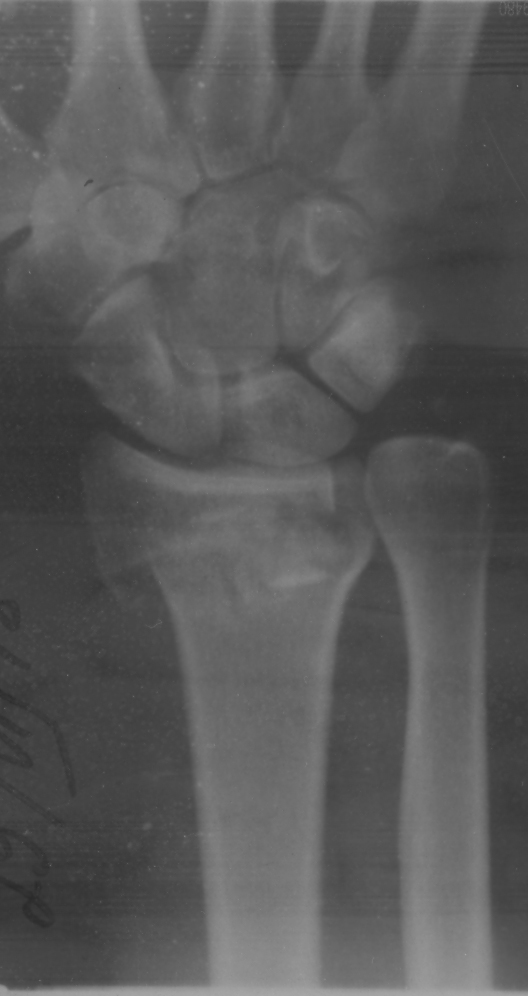
#> input picture obrab _izobr/hz/evgeniy/Labs/Lab1/img/init/01.jpg, 528 x 996 px
$ python Lab1.py
#> lines starting #> are read from the running program, lines starting #| are printed output that depends on the picture; after the words box and inside, x2 and y2 are one past the last pixel; in counts of white or black regions, pixels touching at a corner belong together; pictures that were not available may be replaced by others from this repository, and a replacement may not be noted
import numpy as np
import cv2
import scipy as sp
import matplotlib.pyplot as plt
from skimage.io import imread, imshow, imsave
from skimage import data, img_as_float

# Изображения

# 1. Подобрать изображения (из практической 2)
INIT_IMG_1 = cv2.imread('img/init/01.jpg')
#> INIT_IMG_1 is the input picture: shape (996, 528, 3); min 42, max 168, mean 88.7
INIT_IMG_2 = cv2.imread('img/init/02.tif')
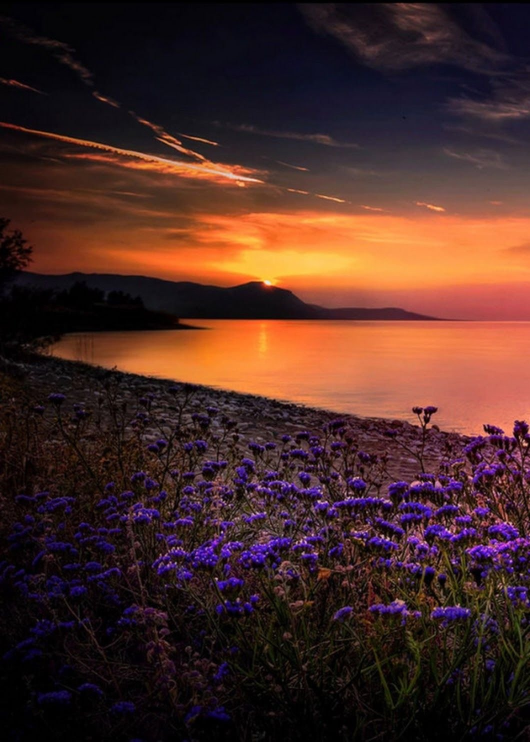
#> input picture obrab _izobr/hz/PR2 img/02.jpg, 1060 x 1484 px, given in place of 02.tif, which was not available (shown at 1/2 size)
#> INIT_IMG_2 is the input picture: shape (1484, 1060, 3); mean B, G, R 37.8, 42.9, 73.8
INIT_IMG_3 = cv2.imread('img/init/03.jpg')
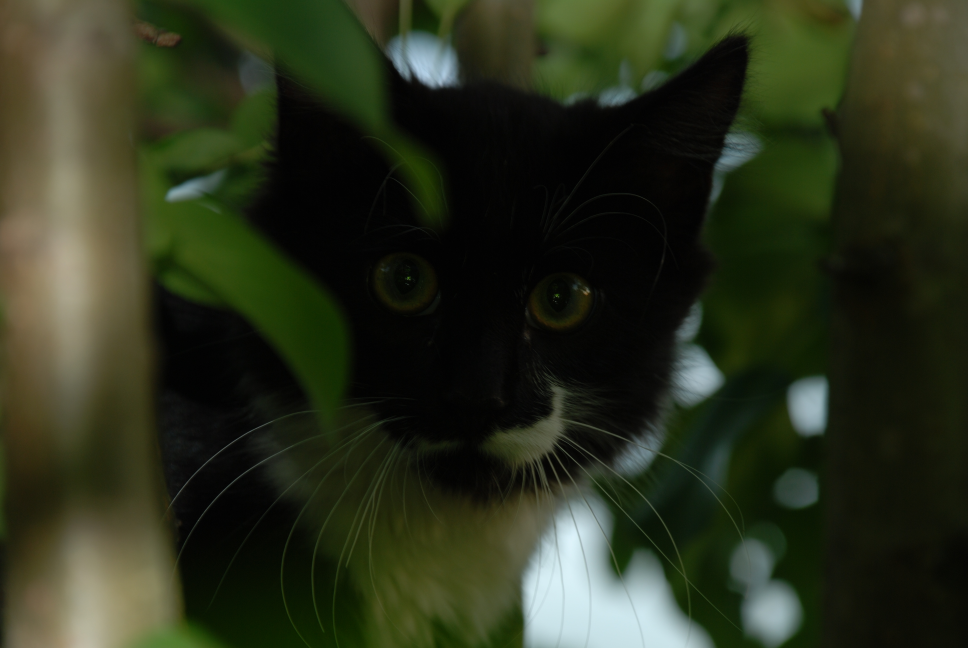
#> input picture obrab _izobr/hz/evgeniy/Labs/Lab1/img/init/03.JPG, 3872 x 2592 px, found by its file name (shown at 1/4 size)
#> INIT_IMG_3 is the input picture: shape (2592, 3872, 3); mean B, G, R 28.9, 48.8, 42.8

# 2. Перевести изображения в черно-белые
GRAY_IMG_1 = cv2.cvtColor(INIT_IMG_1.copy(), cv2.COLOR_BGR2GRAY)
GRAY_IMG_2 = cv2.cvtColor(INIT_IMG_2.copy(), cv2.COLOR_BGR2GRAY)
GRAY_IMG_3 = cv2.cvtColor(INIT_IMG_3.copy(), cv2.COLOR_BGR2GRAY)

cv2.imwrite('img/dist/1/GRAY_IMG_1.png', GRAY_IMG_1)
cv2.imwrite('img/dist/1/GRAY_IMG_2.png', GRAY_IMG_2)
cv2.imwrite('img/dist/1/GRAY_IMG_3.png', GRAY_IMG_3)

# 3. Вычислить гистограммы

def save_fig(fig, path=''):
    plt.plot(fig)
    plt.savefig(path)
    plt.close()

# Построить гистограмму изображения

GIST_GRAY_1 = cv2.calcHist([GRAY_IMG_1], [0], None, [256], [0, 256])
#> GIST_GRAY_1 = 256 values, max 12984 at index 68, min 0 at index 0, mean 2054.2
GIST_GRAY_2 = cv2.calcHist([GRAY_IMG_2], [0], None, [256], [0, 256])
#> GIST_GRAY_2 = 256 values, max 50949 at index 1, min 0 at index 234, mean 6144.7
GIST_GRAY_3 = cv2.calcHist([GRAY_IMG_3], [0], None, [256], [0, 256])
#> GIST_GRAY_3 = 256 values, max 485250 at index 3, min 0 at index 240, mean 39204

save_fig(GIST_GRAY_1, 'img/dist/1/GIST_GRAY_1.png')
save_fig(GIST_GRAY_2, 'img/dist/1/GIST_GRAY_2.png')
save_fig(GIST_GRAY_3, 'img/dist/1/GIST_GRAY_3.png')

# Провести нормализацию
def normalize(in_img):
    hist_before_1, bins_before_1 = np.histogram(in_img, 256)
#> hist_before_1 = 256 values, max 12984 at index 52, min 0 at index 1, mean 2054.2; bins_before_1 = 257 values from 42 to 168
    cdf_1 = hist_before_1.cumsum()
#> cdf_1 = 256 values from 5 to 525888
    cdf_1 = (cdf_1-cdf_1[0])*255/(cdf_1[-1]-1)
#> cdf_1 = 256 values from 0 to 255
    normalized = np.zeros((384, 495, 1), dtype =np.uint8)
    normalized = cdf_1[GRAY_IMG_1]
    return normalized

NORMALIZED_1 = normalize(GRAY_IMG_1)
GIST_NORM_1, bins_after_1 = np.histogram(NORMALIZED_1, 256)
#> GIST_NORM_1 = 256 values, max 25163 at index 67, min 0 at index 1, mean 2054.2; bins_after_1 = 257 values from 28.07 to 243.2
cv2.imwrite('img/dist/2/NORMALIZED_1.png', NORMALIZED_1)

save_fig(GIST_NORM_1, 'img/dist/2/GIST_NORM_1.png.png')

# Эквализация

EQUALIZED_1 = cv2.equalizeHist(GRAY_IMG_1.copy())
cv2.imwrite('img/dist/2/EQUALIZED_1.png', EQUALIZED_1)
GIST_EQ_1 = cv2.calcHist([EQUALIZED_1], [0], None, [256], [0, 256])
#> GIST_EQ_1 = 256 values, max 12984 at index 53, min 0 at index 4, mean 2054.2
save_fig(GIST_EQ_1, 'img/dist/2/GIST_EQ_1.png')

# Город

# Эквализация

def run_histogram_equalization(image, path_img, path_gist):
    # convert from RGB color-space to YCrCb
#> called with path_img = 'img/dist/3/EQUALIZED_2.png', path_gist = 'img/dist/3/GIST_EQ_2.png'
    ycrcb_img = cv2.cvtColor(image, cv2.COLOR_BGR2YCrCb)
#> ycrcb_img: shape (1484, 1060, 3); mean of channels 0, 1, 2 51.6, 143.9, 120.2
    # equalize the histogram of the Y channel
    ycrcb_img[:, :, 0] = cv2.equalizeHist(ycrcb_img[:, :, 0])
#> ycrcb_img: shape (1484, 1060, 3); mean of channels 0, 1, 2 126.4, 143.9, 120.2
    # convert back to RGB color-space from YCrCb
    equalized_img = cv2.cvtColor(ycrcb_img, cv2.COLOR_YCrCb2BGR)
    cv2.imwrite(path_img, equalized_img)
    gist_eq = cv2.calcHist([equalized_img], [2], None, [256], [0, 256])
#> gist_eq = 256 values, max 294545 at index 255, min 0 at index 2, mean 6144.7
    save_fig(gist_eq, path_gist)

run_histogram_equalization(INIT_IMG_2, 'img/dist/3/EQUALIZED_2.png', 'img/dist/3/GIST_EQ_2.png')

# Степенное преобразование

def deg_rgb(img, y):
#> called with y = 0.5
    table = np.array([((i / 255.0) ** y) * 255 for i in np.arange(0,256)]).astype("uint8")
    corrected_gamma = cv2.LUT(img, table)
    return corrected_gamma

DEG_LESS_SAT_2 = deg_rgb(INIT_IMG_2.copy(), 0.5)
cv2.imwrite('img/dist/3/DEG_LESS_SAT_2.png', DEG_LESS_SAT_2)
GIST_DEG_LESS_SAT_2 = cv2.calcHist([DEG_LESS_SAT_2], [2], None, [256], [0, 256])
#> GIST_DEG_LESS_SAT_2 = 256 values, max 39890 at index 253, min 0 at index 1, mean 6144.7
save_fig(GIST_DEG_LESS_SAT_2, 'img/dist/3/GIST_DEG_LESS_SAT_2.png')

# Логарифмическое преобразование
LOG_IMG = INIT_IMG_2
LOG_IMG[LOG_IMG==255]=254 # делаем такое преобразование, чтобы 0 не попал под логарифм
#> LOG_IMG: shape (1484, 1060, 3); 1.15% of pixels changed, all inside (x1, y1, x2, y2) = (323, 339, 1060, 1064)
LOG_IMG_2=np.asarray(np.rint(255*np.log(1+LOG_IMG)/np.log(255)),dtype=np.uint8)
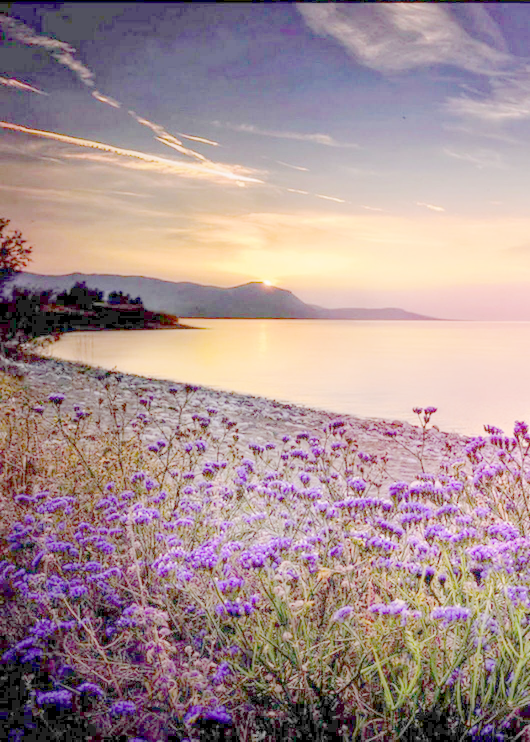
#> LOG_IMG_2: shape (1484, 1060, 3) (shown at 1/2 size); mean B, G, R 145.7, 143.6, 166.4
cv2.imwrite('img/dist/3/GIST_NORM_1.png', LOG_IMG_2) #результат логарифмического преобразования
GIST_LOG_2, bins_log_2 = np.histogram(LOG_IMG_2, 256)
#> GIST_LOG_2 = 256 values, max 156992 at index 0, min 0 at index 1, mean 18434.1; bins_log_2 = 257 values from 0 to 255
save_fig(GIST_LOG_2, 'img/dist/3/GIST_LOG_2.png')

# Кот

# Эквализация

run_histogram_equalization(INIT_IMG_3, 'img/dist/4/EQUALIZED_3.png', 'img/dist/4/GIST_EQ_3.png')
#> call 2 of run_histogram_equalization, with path_img = 'img/dist/4/EQUALIZED_3.png', path_gist = 'img/dist/4/GIST_EQ_3.png'
#> in run_histogram_equalization (call 2), `ycrcb_img = cv2.cvtColor(image, cv2.COLOR_BGR2YCrCb)`: ycrcb_img: shape (2592, 3872, 3); mean of channels 0, 1, 2 44.8, 126.6, 119.1
#> in run_histogram_equalization (call 2), `ycrcb_img[:, :, 0] = cv2.equalizeHist(ycrcb_img[:, :, 0])`: ycrcb_img: shape (2592, 3872, 3); mean of channels 0, 1, 2 129.2, 126.6, 119.1
#> in run_histogram_equalization (call 2), `equalized_img = cv2.cvtColor(ycrcb_img, cv2.COLOR_YCrCb2BGR)`:
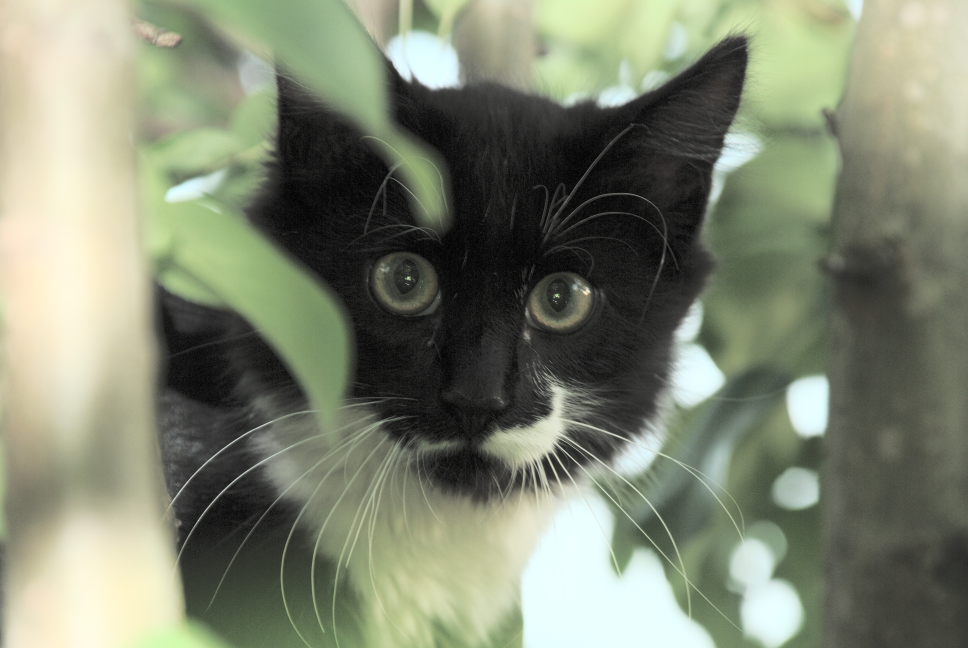
#> equalized_img: shape (2592, 3872, 3) (shown at 1/4 size); mean B, G, R 113, 133.1, 127.2
#> in run_histogram_equalization (call 2), `gist_eq = cv2.calcHist([equalized_img], [2], None, [256], [0, 256])`: gist_eq = 256 values, max 440471 at index 22, min 0 at index 4, mean 39204

# Степенное преобразование

DEG_LESS_SAT_3 = deg_rgb(INIT_IMG_3.copy(), 0.5)
#> call 2 of deg_rgb, with y = 0.5
#> in deg_rgb (call 2), `corrected_gamma = cv2.LUT(img, table)`:
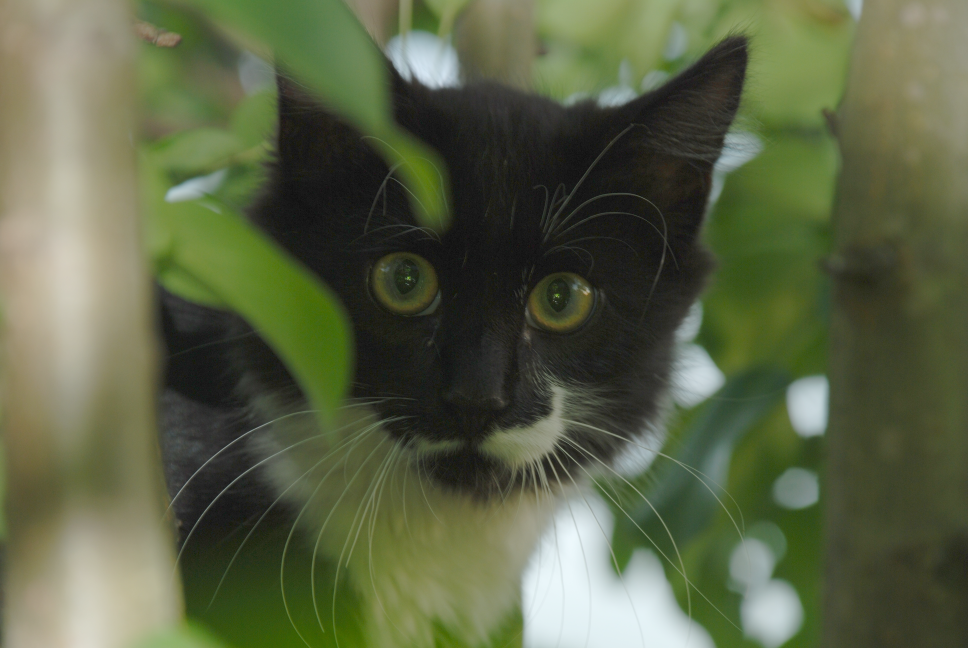
#> corrected_gamma: shape (2592, 3872, 3) (shown at 1/4 size); mean of channels 0, 1, 2 69.9, 98.9, 91.1; drawn as B, G, R
cv2.imwrite('img/dist/4/DEG_LESS_SAT_3.png', DEG_LESS_SAT_3)
GIST_DEG_LESS_SAT_3 = cv2.calcHist([DEG_LESS_SAT_3], [2], None, [256], [0, 256])
#> GIST_DEG_LESS_SAT_3 = 256 values, max 477953 at index 27, min 0 at index 1, mean 39204
save_fig(GIST_DEG_LESS_SAT_3, 'img/dist/4/GIST_DEG_LESS_SAT_3.png')

# Логарифмическое преобразование
LOG_IMG = INIT_IMG_3
LOG_IMG[LOG_IMG==255]=254 # делаем такое преобразование, чтобы 0 не попал под логарифм
LOG_IMG_3=np.asarray(np.rint(255*np.log(1+LOG_IMG)/np.log(255)),dtype=np.uint8)
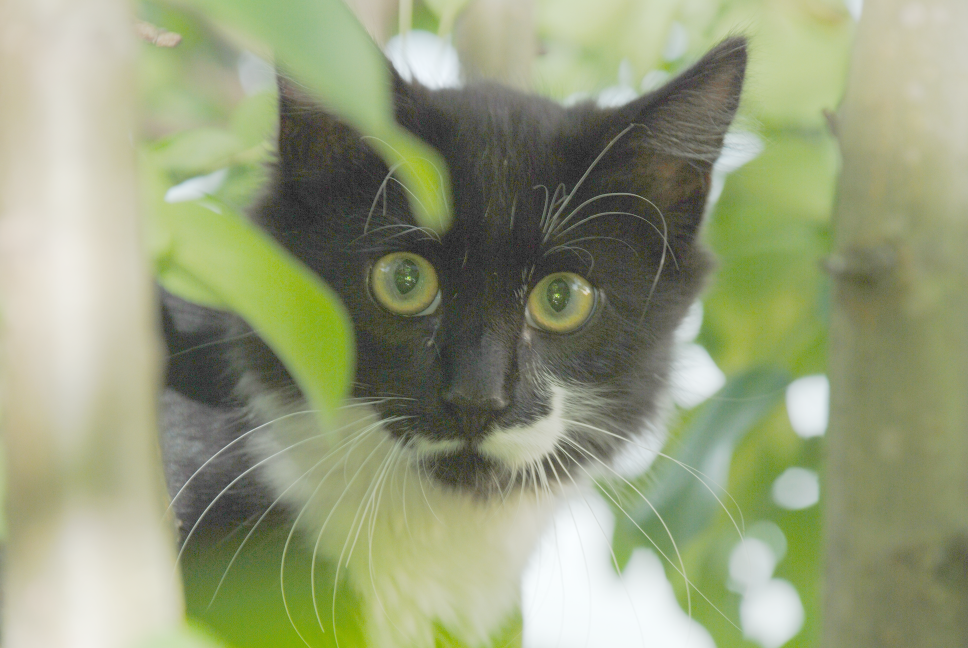
#> LOG_IMG_3: shape (2592, 3872, 3) (shown at 1/4 size); mean B, G, R 123.5, 157.1, 149.3
cv2.imwrite('img/dist/4/GIST_NORM_1.png', LOG_IMG_3) #результат логарифмического преобразования
GIST_LOG_3, bins_log_2 = np.histogram(LOG_IMG_3, 256)
#> GIST_LOG_3 = 256 values, max 1660934 at index 64, min 0 at index 1, mean 117612
save_fig(GIST_LOG_3, 'img/dist/4/GIST_LOG_3.png')
#> in save_fig (call 11), `plt.savefig(path)`:
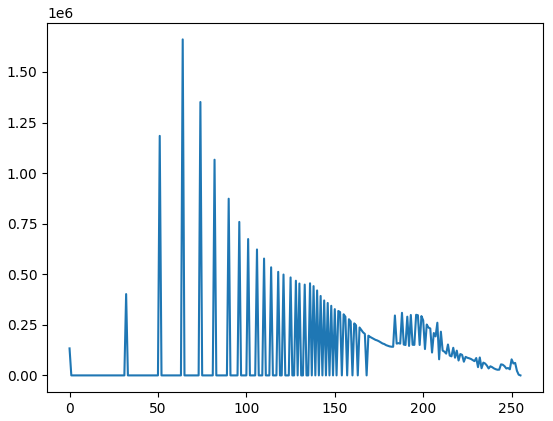
#> figure drawn by matplotlib, 1 panel; curve peaks at x = 64, y = 1660934
